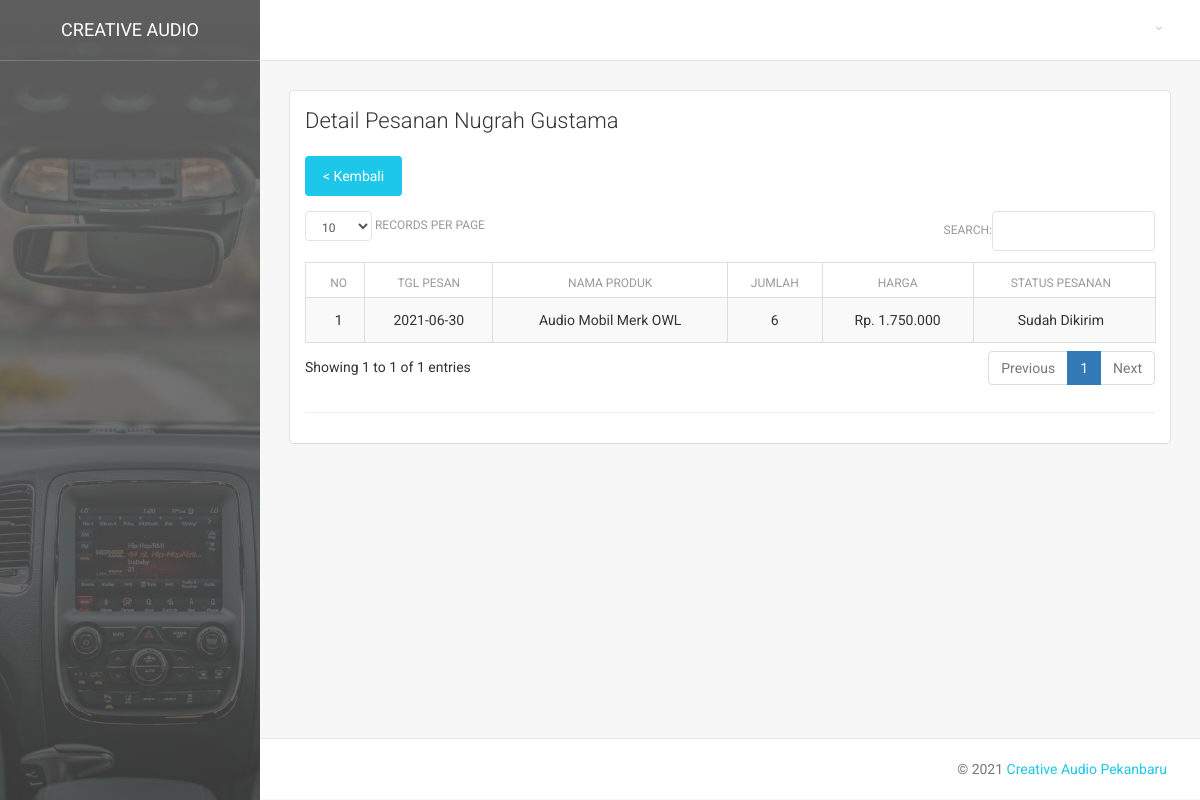
The page /Transaksi_Ctrl/detail/43 on the database its author committed.
### tables this page shows
CREATE TABLE `tbl_transaksi` (
  `id_transaksi` int(10) NOT NULL,
  `id_produk` int(10) NOT NULL,
  `id_pembayaran` int(10) NOT NULL,
  `id_user` int(10) NOT NULL,
  `tgl_transaksi` date NOT NULL,
  `qty_transaksi` int(11) NOT NULL,
  `total_transaksi` int(11) NOT NULL,
  `id_kurir` int(11) NOT NULL,
  `komentar` text NOT NULL,
  `aktif` int(1) NOT NULL
);

CREATE TABLE `tbl_user` (
  `id_user` int(10) NOT NULL,
  `nama_user` varchar(30) NOT NULL,
  `email_user` varchar(50) NOT NULL,
  `telp_user` varchar(15) NOT NULL,
  `alamat_user` varchar(255) NOT NULL,
  `provinsi_user` varchar(30) NOT NULL,
  `kota_user` varchar(30) NOT NULL,
  `id_kecamatan` int(11) NOT NULL,
  `kecamatan_user` varchar(30) NOT NULL,
  `kode_pos` int(10) NOT NULL,
  `password_user` varchar(255) NOT NULL,
  `level_user` int(1) NOT NULL,
  `aktif` int(1) NOT NULL
);

CREATE TABLE `tbl_produk` (
  `id_produk` int(10) NOT NULL,
  `nama_produk` varchar(50) NOT NULL,
  `harga_beli` int(11) NOT NULL,
  `harga_jual` int(11) NOT NULL,
  `stok_produk` int(11) NOT NULL,
  `kategori_produk` varchar(50) NOT NULL,
  `foto_produk` varchar(255) NOT NULL,
  `foto_produk1` text NOT NULL,
  `foto_produk2` text NOT NULL,
  `foto_produk3` text NOT NULL,
  `foto_produk4` text NOT NULL,
  `foto_produk5` text NOT NULL,
  `deskripsi_produk` text NOT NULL,
  `rop` float NOT NULL,
  `eoq` float NOT NULL,
  `aktif` int(1) NOT NULL
);

CREATE TABLE `tbl_pembayaran` (
  `id_pembayaran` int(10) NOT NULL,
  `total_pembayaran` int(11) NOT NULL,
  `bukti_pembayaran` varchar(255) NOT NULL,
  `nomor_resi` varchar(50) NOT NULL,
  `kurir_pengiriman` varchar(30) NOT NULL,
  `tgl_pembayaran` date NOT NULL,
  `status_pembayaran` varchar(30) NOT NULL,
  `review_produk` text NOT NULL,
  `aktif` int(1) NOT NULL
);

### application/controllers/Transaksi_Ctrl.php (called while the page is built, shortened)
<?php
class Transaksi_Ctrl extends CI_Controller
{
    function __construct()
    {
        $this->load->model('Transaksi');
        $this->load->model('Produk');
        $this->load->model('Pembayaran');
        $this->load->model('Wilayah');
        $this->load->model('User');
        $this->load->model('Kurir');
        $this->load->library('form_validation');
        $this->load->library('datatables');
    }
    public function detail($kode)
    {
        $data['transaksi'] = $this->Transaksi->get_by_pembayaran($kode);
        $data['transaksi2'] = $this->Transaksi->get_by_pembayaranSingle($kode);
        $this->load->view('transaksi/transaksi_detail', $data);
    }
}

### index.php (called while the page is built, shortened)
<?php
require_once BASEPATH.'core/CodeIgniter.php';

### application/models/Transaksi.php (called while the page is built, shortened)
<?php
class Transaksi extends CI_Model
{
    function get_by_pembayaran($kode)
    {
        return $this->db->query('select * from tbl_transaksi a, tbl_produk b, tbl_pembayaran c, tbl_user d WHERE
                                    a.id_produk=b.id_produk AND a.id_pembayaran=c.id_pembayaran AND
                                    a.id_user=d.id_user AND a.aktif!=1 AND a.id_pembayaran="' . $kode . '" order by a.id_transaksi DESC')->result();
    }
    function get_by_pembayaranSingle($kode)
    {
        return $this->db->query('select * from tbl_transaksi a, tbl_produk b, tbl_pembayaran c, tbl_user d WHERE
                                    a.id_produk=b.id_produk AND a.id_pembayaran=c.id_pembayaran AND
                                    a.id_user=d.id_user AND a.aktif!=1 AND a.id_pembayaran="' . $kode . '" order by a.id_transaksi DESC')->row();
    }
}

### application/views/transaksi/transaksi_detail.php (the view, shortened to what this page needs)
<div class="card">
    <div class="header">
        <h4 class="title">Detail Pesanan <?=$transaksi2->nama_user?></h4><br>
		<?php echo anchor(site_url('Transaksi_Ctrl'), '< Kembali', 'class="btn btn-info btn-fill"'); ?>
    </div>
    <div class="content table-responsive ">
        <table id="mytable" class="table table-bordered table-hover table-striped">
			<thead>
				<tr>
                    <th><center>No</th>
					<th><center>Tgl Pesan</th>
					<th><center>Nama Produk</th>
					<th><center>Jumlah</th>
					<th><center>Harga</th>
					<th><center>Status Pesanan</th>
				</tr>
			</thead>
			<tbody>
				<?php
                    $no=1;
                    foreach ($transaksi as $u) {
                ?>
                <tr>
                    <td><center><?php echo $no++ ?></td>
                    <td><center><?php echo $u->tgl_transaksi ?></td>
                    <td><center><?php echo $u->nama_produk ?></td>
                    <td><center><?php echo $u->qty_transaksi ?></td>
                    <td><center>Rp. <?php echo number_format($u->harga_jual,0,",","."); ?></td>
                    <td><center><?php echo $u->status_pembayaran ?></td>
                </tr>
                <?php } ?>
			</tbody>
		</table><hr>
    </div>
</div>

### rows shown on the page
tbl_transaksi: id_user.nama_user "Nugrah Gustama", tgl_transaksi "2021-06-30", id_produk.nama_produk "Audio Mobil Merk OWL", qty_transaksi "6", id_produk.harga_jual "1.750.000", id_pembayaran.status_pembayaran "Sudah Dikirim"
